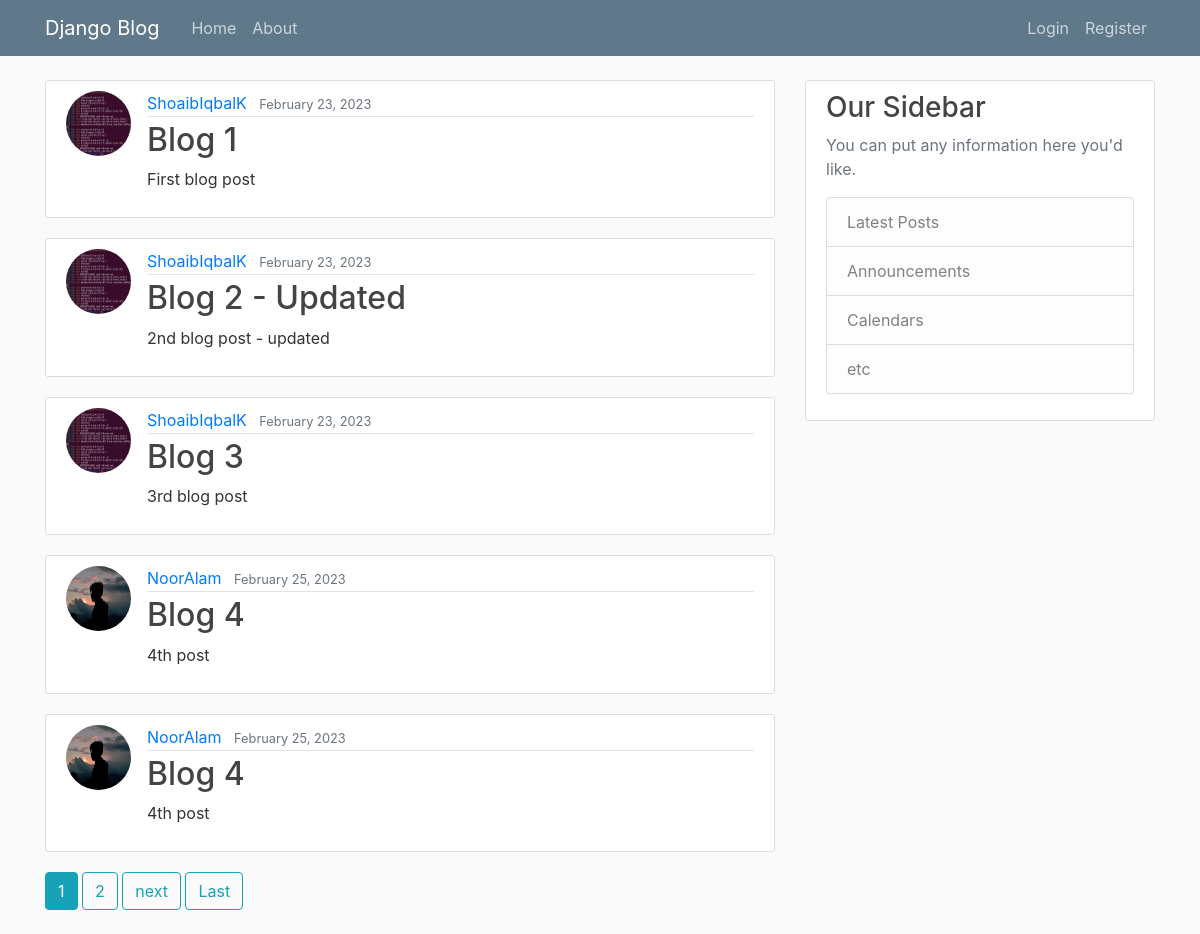
/, run on an earlier commit of the app's database.
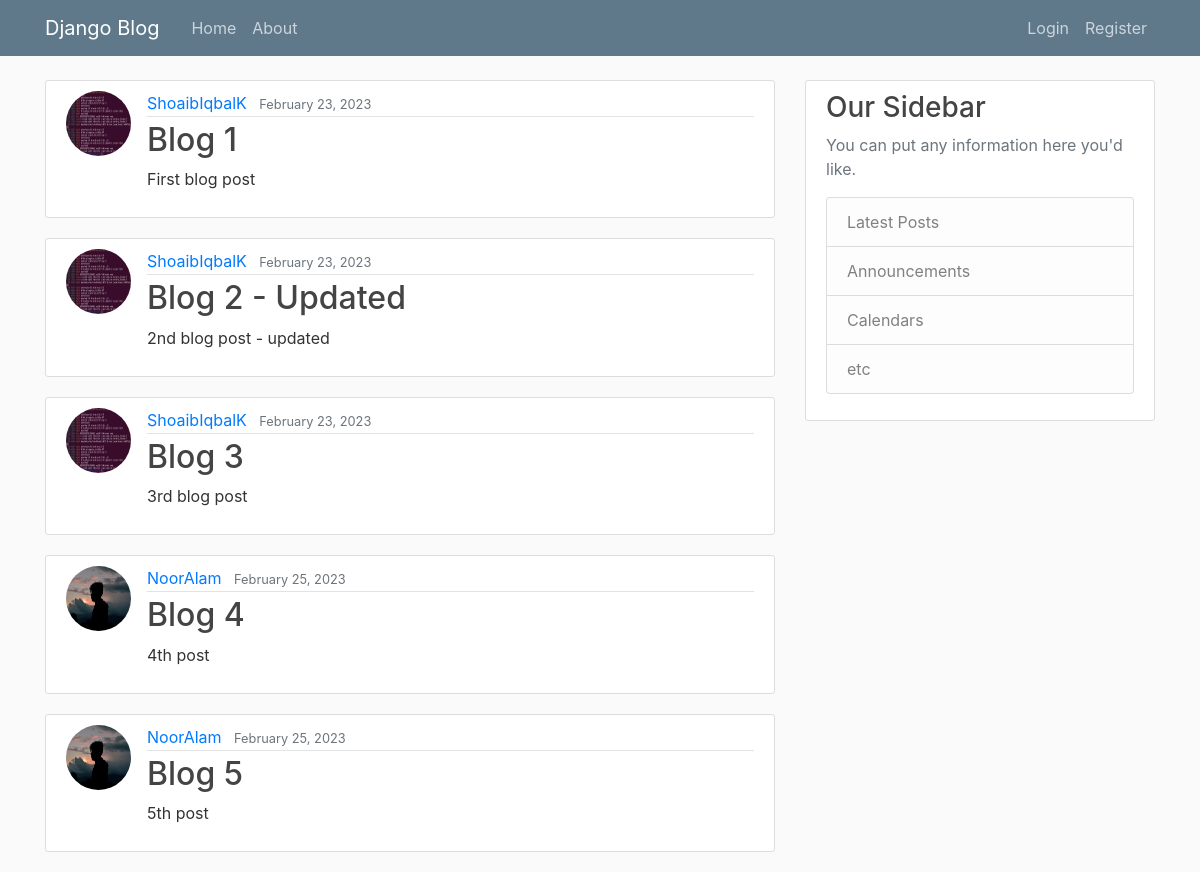
And on a later commit of the database.
### blog/models.py (models this page shows, shortened)
class Post(models.Model):
    title = models.CharField(max_length=100)
    content = models.TextField()
    date_posted = models.DateTimeField(default=timezone.now)
    author = models.ForeignKey(User, on_delete=models.CASCADE)

### users/models.py (models this page shows, shortened)
class Profile(models.Model):
    user = models.OneToOneField(User, on_delete=models.CASCADE)
    image = models.ImageField(default='default.jpg', upload_to='profile_pics')

### blog/views.py (the view)
# urls.py: path('', PostListView.as_view(), name='blog-home'),
class PostListView(ListView):
    model = Post
    template_name = 'blog/home.html'
    context_object_name = 'posts'
    paginate_by = 5

### blog/templates/blog/home.html (shortened to what this page needs)
{% extends "blog/base.html" %}
{% block content %}
    {% for post in posts %}
        <article class="media content-section">
            <img class = "rounded-circle article-img" src="{{ post.author.profile.image.url }}" alt="">
            <div class="media-body">
                <div class="article-metadata">
                    <a class="mr-2" href="#">{{ post.author }}</a>
                    <small class="text-muted">{{ post.date_posted|date:"F d, Y" }}</small>
                </div>
                <h2><a class="article-title" href="{% url 'post-detail' post.id %}">{{ post.title }}</a></h2>
                <p class="article-content">{{ post.content }}</p>
            </div>
        </article>
    {% endfor %}
    {% if is_paginated %}
        {% for num in page_obj.paginator.page_range %}
            {% if page_obj.number == num %}
                <a class="btn btn-info mb-4" href="?page={{ num }}">{{ num }}</a>
            {% elif num > page_obj.number|add:'-3' and num < page_obj.number|add:'3' %}
                <a class="btn btn-outline-info mb-4" href="?page={{ num }}">{{ num }}</a>
            {% endif %}
        {% endfor %}
        {% if page_obj.has_next %}
            <a class="btn btn-outline-info mb-4" href="?page={{ page_obj.next_page_number}}">next</a>
            <a class="btn btn-outline-info mb-4" href="?page={{ page_obj.paginator.num_pages }}">Last</a>
        {% endif %}
    {% endif %}
{% endblock content %}

What changed in the data, as far as the page shows it:
removed Post: author.profile.image (placeholder picture), author "NoorAlam", date_posted "February 25, 2023", title "Blog 4", content "4th post"
now on this page (row unchanged): Post: author.profile.image (placeholder picture), author "NoorAlam", date_posted "February 25, 2023", title "Blog 5", content "5th post"
Also different on the page:
list line gone: "1"
list line gone: "2"
text no longer shown: "next Last"
